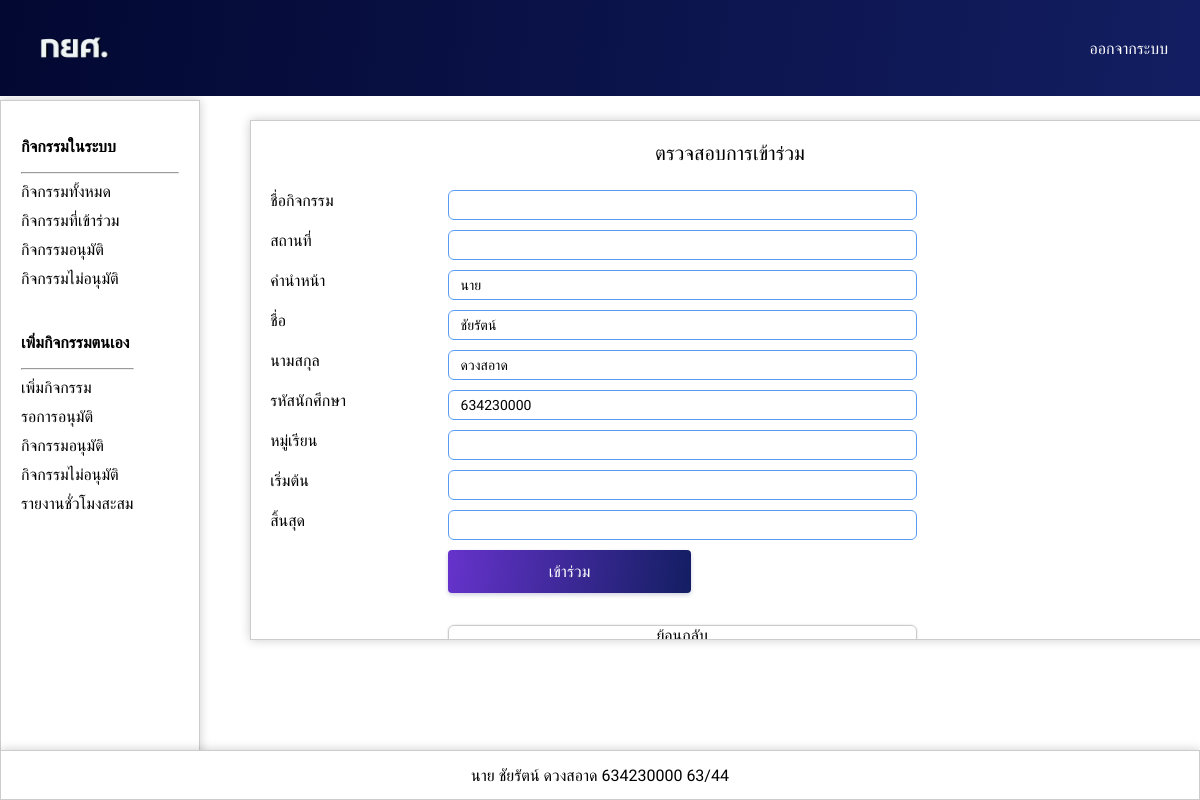
/page/Join.php (signed in), run on the app's committed database.
### tables this page shows
CREATE TABLE `studentuser` (
  `id` int(10) NOT NULL,
  `email` varchar(255) NOT NULL,
  `password` varchar(255) NOT NULL,
  `firstname` varchar(255) NOT NULL,
  `lastname` varchar(255) NOT NULL,
  `urole` varchar(255) NOT NULL,
  `studentID` int(10) NOT NULL,
  `studygroup` varchar(255) NOT NULL COMMENT 'หมู่เรียน',
  `mr_ms` varchar(255) NOT NULL
);

### component/User/Join.php (the view, shortened to what this page needs)
<div class="content">
    <p class="record-p">ตรวจสอบการเข้าร่วม</p>
    <?php
        require_once 'server.php';
        if (isset($_SESSION['user_login'])) {
            $userId = $_SESSION['user_login'];
            $stmt = $conn->prepare("SELECT * FROM studentuser WHERE id = :userId");
            $stmt->bindParam(":userId", $userId);
            $stmt->execute();
            $user = $stmt->fetch(PDO::FETCH_ASSOC);
        }
    ?>
    <form action="../page/insert/join_activity.php" method="post" enctype="multipart/form-data">
        <div class="Re-Data-laber">
            <label for="name_activity" class="">ชื่อกิจกรรม</label>
        </div>
        <div class="Re-Data">
            <input type="text" readonly value="<?= isset($name_activity) ? $name_activity : ''; ?>" class="npru-input" name="name_activity" required>
        </div>
        <div class="Re-Data-laber">
            <label for="name_location" class="">สถานที่</label>
        </div>
        <div class="Re-Data">
            <input type="text" readonly value="<?= isset($name_location) ? $name_location : ''; ?>" class="npru-input" name="name_location" required>
        </div>
        <div class="Re-Data-laber">
            <label for="mr_ms" class="">คำนำหน้า</label>
        </div>
        <div class="Re-Data">
            <input type="text" class="npru-input" name="mr_ms" value="<?= isset($user['mr_ms']) ? $user['mr_ms'] : ''; ?>" required readonly>
        </div>
        <div class="Re-Data-laber">
            <label for="firstname" class="">ชื่อ</label>
        </div>
        <div class="Re-Data">
            <input type="text" class="npru-input" name="firstname" value="<?= isset($user['firstname']) ? $user['firstname'] : ''; ?>" required readonly>
        </div>
        <div class="Re-Data-laber">
            <label for="lastname" class="">นามสกุล</label>
        </div>
        <div class="Re-Data">
            <input type="text" class="npru-input" name="lastname" value="<?= isset($user['lastname']) ? $user['lastname'] : ''; ?>" required readonly>
        </div>
        <div class="Re-Data-laber">
            <label for="studentID" class="">รหัสนักศึกษา</label>
        </div>
        <div class="Re-Data">
            <input type="text" class="npru-input" name="studentID" value="<?= isset($_SESSION['studentID']) ? $_SESSION['studentID'] : ''; ?>" required readonly>
        </div>
        <div class="Re-Data-laber">
            <label for="studygroup" class="">หมู่เรียน</label>
        </div>
        <div class="Re-Data">
            <input type="text" class="npru-input" name="studygroup" value="<?= isset($_SESSION['studygroup']) ? $_SESSION['studygroup'] : ''; ?>" required readonly>
        </div>
        <div class="Re-Data-laber">
            <label for="activity_date1" class="">เริ่มต้น</label>
        </div>
        <div class="Re-Data">
            <input type="text" readonly value="<?= isset($activity_date1) ? $activity_date1 : ''; ?>" class="npru-input" name="activity_date1" required>
        </div>
        <div class="Re-Data-laber">
            <label for="activity_date2" class="">สิ้นสุด</label>
        </div>
        <div class="Re-Data">
            <input type="text" readonly value="<?= isset($activity_date2) ? $activity_date2 : ''; ?>" class="npru-input" name="activity_date2" required>
        </div>
        <div class="Re-Data">
            <button type="Join" name="Join" class="npru-button" value="Join">เข้าร่วม</button>
            <a href="../page/HomeUser.php" class='td-a' >ย้อนกลับ</a>
        </div>
    </form>
</div>

### component/Footer.php (shortened to what this page needs)
<footer class="footer">
    <div class="footer-text">
        <?php
        require_once 'server.php';
        if (isset($_SESSION['studentID'])) {
            $studentID = $_SESSION['studentID'];
            $stmt = $conn->prepare("SELECT * FROM studentuser WHERE studentID = :studentID");
            $stmt->bindParam(":studentID", $studentID);
            $stmt->execute();
            $user = $stmt->fetch(PDO::FETCH_ASSOC);
            echo $user['mr_ms'] . ' ' . $user['firstname'] . ' ' . $user['lastname'] . ' ' . $user['studentID'] . ' ' . $user['studygroup'];
        }
        ?>
    </div>
</footer>

### page/page.css (style rules this page uses)
* { text-decoration: none; font-family: 'Kanit', sans-serif; font-family: 'Mitr', sans-serif; font-family: 'Prompt', sans-serif; padding: 0; box-sizing: border-box; }
.footer { display: flex; gap: 1rem; height: 50px; width: 100%; background-color: #fff; position: fixed; bottom: 0; left: 0; justify-content: center; align-items: center; padding: 0.5rem; border: 1px solid #ccc; box-shadow: 0 0 10px rgba(0, 0, 0, 0.2); }
.footer-text { color: #000; }
.content { margin-left: 250px; margin-right: 20px; margin-top: 120px; height: 33rem; border: 1px solid #ccc; box-shadow: 0 0 10px rgba(0, 0, 0, 0.2); position: fixed; top: 0; left: 0; width: 80%; }
.td-a { border: 1px solid #ccc; box-shadow: 0 0 2px rgba(0, 0, 0, 0.2); display: flex; width: 100%; justify-content: center; border-radius: 0.375rem; color: #000; }
.record-p { text-align: center; font-size: 20px; }
.Re-Data { padding: 5px ; display: flex; justify-content: center; flex-direction: column; gap: 2rem; width: 50%; margin-left: 20%; height: auto; }
.Re-Data-laber { float: left; margin-top: 6px; margin-left: 2%; }
.npru-input { border: 1px solid #579cf1; border-radius: 0.375rem; padding: 0.375rem 0.75rem; font-size: 0.875rem; width: 100%; }
.npru-button { width: 52%; border-radius: 4px; box-shadow: 0 2px 4px #131e6233; background-image: linear-gradient(98deg,#6633cc,#131e62); text-align: center; color: #fff; font-weight: 500; padding: 12px 0; border: 0px; font-size: 16px; }
.content { max-height: 520px; overflow-y: scroll; }

### data on the page
studentuser: mr_ms "นาย", firstname "ชัยรัตน์", lastname "ดวงสอาด", studentID "634230000", studygroup "63/44"
